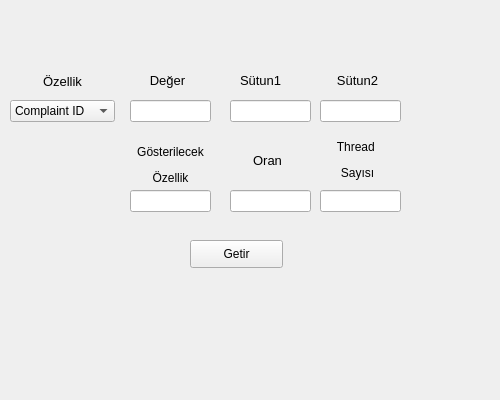
<?xml version="1.0" encoding="UTF-8"?>
<ui version="4.0">
 <class>Form</class>
 <widget class="QWidget" name="Form">
  <property name="geometry">
   <rect>
    <x>0</x>
    <y>0</y>
    <width>500</width>
    <height>400</height>
   </rect>
  </property>
  <property name="windowTitle">
   <string>Form</string>
  </property>
  <widget class="QLineEdit" name="deger_edit">
   <property name="geometry">
    <rect>
     <x>130</x>
     <y>100</y>
     <width>81</width>
     <height>22</height>
    </rect>
   </property>
  </widget>
  <widget class="QLineEdit" name="sutun1_edit">
   <property name="geometry">
    <rect>
     <x>230</x>
     <y>100</y>
     <width>81</width>
     <height>22</height>
    </rect>
   </property>
  </widget>
  <widget class="QLineEdit" name="sutun2_edit">
   <property name="geometry">
    <rect>
     <x>320</x>
     <y>100</y>
     <width>81</width>
     <height>22</height>
    </rect>
   </property>
  </widget>
  <widget class="QLineEdit" name="show_ozellik_edit">
   <property name="geometry">
    <rect>
     <x>130</x>
     <y>190</y>
     <width>81</width>
     <height>22</height>
    </rect>
   </property>
  </widget>
  <widget class="QLineEdit" name="oran_edit">
   <property name="geometry">
    <rect>
     <x>230</x>
     <y>190</y>
     <width>81</width>
     <height>22</height>
    </rect>
   </property>
  </widget>
  <widget class="QLineEdit" name="therad_sayisi_edit">
   <property name="geometry">
    <rect>
     <x>320</x>
     <y>190</y>
     <width>81</width>
     <height>22</height>
    </rect>
   </property>
  </widget>
  <widget class="QPushButton" name="Getir">
   <property name="geometry">
    <rect>
     <x>190</x>
     <y>240</y>
     <width>93</width>
     <height>28</height>
    </rect>
   </property>
   <property name="text">
    <string>Getir</string>
   </property>
  </widget>
  <widget class="QLabel" name="deger_label">
   <property name="geometry">
    <rect>
     <x>140</x>
     <y>70</y>
     <width>55</width>
     <height>21</height>
    </rect>
   </property>
   <property name="text">
    <string>&lt;html&gt;&lt;head/&gt;&lt;body&gt;&lt;p align=&quot;center&quot;&gt;&lt;span style=&quot; font-size:10pt;&quot;&gt;Değer&lt;/span&gt;&lt;/p&gt;&lt;/body&gt;&lt;/html&gt;</string>
   </property>
  </widget>
  <widget class="QLabel" name="sutun1_label">
   <property name="geometry">
    <rect>
     <x>240</x>
     <y>70</y>
     <width>55</width>
     <height>21</height>
    </rect>
   </property>
   <property name="text">
    <string>&lt;html&gt;&lt;head/&gt;&lt;body&gt;&lt;p&gt;&lt;span style=&quot; font-size:10pt;&quot;&gt;Sütun1&lt;/span&gt;&lt;/p&gt;&lt;/body&gt;&lt;/html&gt;</string>
   </property>
  </widget>
  <widget class="QLabel" name="sutun2_label">
   <property name="geometry">
    <rect>
     <x>330</x>
     <y>70</y>
     <width>55</width>
     <height>21</height>
    </rect>
   </property>
   <property name="text">
    <string>&lt;html&gt;&lt;head/&gt;&lt;body&gt;&lt;p align=&quot;center&quot;&gt;&lt;span style=&quot; font-size:10pt;&quot;&gt;Sütun2&lt;/span&gt;&lt;/p&gt;&lt;/body&gt;&lt;/html&gt;</string>
   </property>
  </widget>
  <widget class="QLabel" name="show_ozellik_lael">
   <property name="geometry">
    <rect>
     <x>130</x>
     <y>140</y>
     <width>81</width>
     <height>51</height>
    </rect>
   </property>
   <property name="text">
    <string>&lt;html&gt;&lt;head/&gt;&lt;body&gt;&lt;p align=&quot;center&quot;&gt;&lt;span style=&quot; font-size:9pt;&quot;&gt;Gösterilecek&lt;/span&gt;&lt;/p&gt;&lt;p align=&quot;center&quot;&gt;&lt;span style=&quot; font-size:9pt;&quot;&gt;Özellik&lt;/span&gt;&lt;/p&gt;&lt;/body&gt;&lt;/html&gt;</string>
   </property>
  </widget>
  <widget class="QLabel" name="oran_label">
   <property name="geometry">
    <rect>
     <x>240</x>
     <y>150</y>
     <width>55</width>
     <height>21</height>
    </rect>
   </property>
   <property name="text">
    <string>&lt;html&gt;&lt;head/&gt;&lt;body&gt;&lt;p align=&quot;center&quot;&gt;&lt;span style=&quot; font-size:10pt;&quot;&gt;Oran&lt;/span&gt;&lt;/p&gt;&lt;/body&gt;&lt;/html&gt;</string>
   </property>
  </widget>
  <widget class="QLabel" name="thread_sayisi_label">
   <property name="geometry">
    <rect>
     <x>330</x>
     <y>135</y>
     <width>55</width>
     <height>51</height>
    </rect>
   </property>
   <property name="text">
    <string>&lt;html&gt;&lt;head/&gt;&lt;body&gt;&lt;p align=&quot;center&quot;&gt;&lt;span style=&quot; font-size:9pt;&quot;&gt;Thread &lt;/span&gt;&lt;/p&gt;&lt;p align=&quot;center&quot;&gt;&lt;span style=&quot; font-size:9pt;&quot;&gt;Sayısı&lt;/span&gt;&lt;/p&gt;&lt;/body&gt;&lt;/html&gt;</string>
   </property>
  </widget>
  <widget class="QWidget" name="">
   <property name="geometry">
    <rect>
     <x>10</x>
     <y>70</y>
     <width>105</width>
     <height>52</height>
    </rect>
   </property>
   <layout class="QVBoxLayout" name="verticalLayout">
    <item>
     <widget class="QLabel" name="ozellik_label">
      <property name="text">
       <string>&lt;html&gt;&lt;head/&gt;&lt;body&gt;&lt;p align=&quot;center&quot;&gt;&lt;span style=&quot; font-size:10pt;&quot;&gt;Özellik&lt;/span&gt;&lt;/p&gt;&lt;/body&gt;&lt;/html&gt;</string>
      </property>
     </widget>
    </item>
    <item>
     <widget class="QComboBox" name="ozellik_combobox">
      <item>
       <property name="text">
        <string>Complaint ID</string>
       </property>
      </item>
      <item>
       <property name="text">
        <string>ZIP Code</string>
       </property>
      </item>
      <item>
       <property name="text">
        <string>State</string>
       </property>
      </item>
     </widget>
    </item>
   </layout>
  </widget>
 </widget>
 <resources/>
 <connections/>
</ui>
